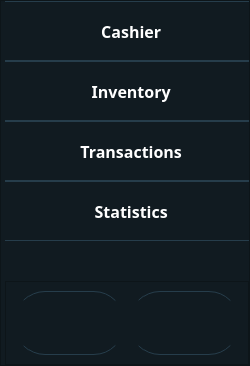
           <widget class="QFrame" name="frame_7">
            <property name="minimumSize">
             <size>
              <width>250</width>
              <height>0</height>
             </size>
            </property>
            <property name="maximumSize">
             <size>
              <width>250</width>
              <height>16777215</height>
             </size>
            </property>
            <property name="styleSheet">
             <string notr="true">QFrame{
background-color: rgb(17, 27, 33);
border-right: 1px solid rgb(38, 61, 75);
}
QPushButton{
border-top: 1px solid rgb(38, 61, 75);
border-bottom: 1px solid rgb(38, 61, 75);
color: rgb(255, 255, 255);
}
QPushButton:hover{
background-color: rgb(42, 57, 66);
border-left: 3px solid rgb(255, 61, 75);
border-top-left-radius:30px;
border-bottom-left-radius:30px;
}</string>
            </property>
            <property name="frameShape">
             <enum>QFrame::StyledPanel</enum>
            </property>
            <property name="frameShadow">
             <enum>QFrame::Raised</enum>
            </property>
            <layout class="QVBoxLayout" name="verticalLayout_3">
             <property name="spacing">
              <number>0</number>
             </property>
             <property name="leftMargin">
              <number>4</number>
             </property>
             <property name="topMargin">
              <number>0</number>
             </property>
             <property name="rightMargin">
              <number>0</number>
             </property>
             <property name="bottomMargin">
              <number>0</number>
             </property>
             <item>
              <widget class="QPushButton" name="pushButton_3">
               <property name="minimumSize">
                <size>
                 <width>0</width>
                 <height>60</height>
                </size>
               </property>
               <property name="font">
                <font>
                 <family>Horyzen</family>
                 <pointsize>12</pointsize>
                 <weight>75</weight>
                 <bold>true</bold>
                </font>
               </property>
               <property name="cursor">
                <cursorShape>PointingHandCursor</cursorShape>
               </property>
               <property name="styleSheet">
                <string notr="true"/>
               </property>
               <property name="text">
                <string>  Cashier</string>
               </property>
               <property name="icon">
                <iconset resource="Resource/Resource.qrc">
                 <normaloff>:/img/cash-register.png</normaloff>:/img/cash-register.png</iconset>
               </property>
               <property name="iconSize">
                <size>
                 <width>25</width>
                 <height>25</height>
                </size>
               </property>
               <property name="shortcut">
                <string>Alt+C</string>
               </property>
              </widget>
             </item>
             <item>
              <widget class="QPushButton" name="pushButton_4">
               <property name="minimumSize">
                <size>
                 <width>0</width>
                 <height>60</height>
                </size>
               </property>
               <property name="font">
                <font>
                 <family>Horyzen</family>
                 <pointsize>12</pointsize>
                 <weight>75</weight>
                 <bold>true</bold>
                </font>
               </property>
               <property name="cursor">
                <cursorShape>PointingHandCursor</cursorShape>
               </property>
               <property name="styleSheet">
                <string notr="true">border-top: 1px solid rgb(38, 61, 75);
border-bottom: 1px solid rgb(38, 61, 75);</string>
               </property>
               <property name="text">
                <string>  Inventory</string>
               </property>
               <property name="icon">
                <iconset resource="Resource/Resource.qrc">
                 <normaloff>:/img/ballot.png</normaloff>:/img/ballot.png</iconset>
               </property>
               <property name="iconSize">
                <size>
                 <width>25</width>
                 <height>25</height>
                </size>
               </property>
              </widget>
             </item>
             <item>
              <widget class="QPushButton" name="pushButton_5">
               <property name="minimumSize">
                <size>
                 <width>0</width>
                 <height>60</height>
                </size>
               </property>
               <property name="font">
                <font>
                 <family>Horyzen</family>
                 <pointsize>12</pointsize>
                 <weight>75</weight>
                 <bold>true</bold>
                </font>
               </property>
               <property name="cursor">
                <cursorShape>PointingHandCursor</cursorShape>
               </property>
               <property name="styleSheet">
                <string notr="true">border-top: 1px solid rgb(38, 61, 75);
border-bottom: 1px solid rgb(38, 61, 75);</string>
               </property>
               <property name="text">
                <string>  Transactions</string>
               </property>
               <property name="icon">
                <iconset resource="Resource/Resource.qrc">
                 <normaloff>:/img/sort-alt.png</normaloff>:/img/sort-alt.png</iconset>
               </property>
               <property name="iconSize">
                <size>
                 <width>25</width>
                 <height>25</height>
                </size>
               </property>
              </widget>
             </item>
             <item>
              <widget class="QPushButton" name="pushButton_6">
               <property name="minimumSize">
                <size>
                 <width>0</width>
                 <height>60</height>
                </size>
               </property>
               <property name="font">
                <font>
                 <family>Horyzen</family>
                 <pointsize>12</pointsize>
                 <weight>75</weight>
                 <bold>true</bold>
                </font>
               </property>
               <property name="cursor">
                <cursorShape>PointingHandCursor</cursorShape>
               </property>
               <property name="styleSheet">
                <string notr="true">border-top: 1px solid rgb(38, 61, 75);
border-bottom: 1px solid rgb(38, 61, 75);</string>
               </property>
               <property name="text">
                <string>  Statistics</string>
               </property>
               <property name="icon">
                <iconset resource="Resource/Resource.qrc">
                 <normaloff>:/img/chat-arrow-grow.png</normaloff>:/img/chat-arrow-grow.png</iconset>
               </property>
               <property name="iconSize">
                <size>
                 <width>25</width>
                 <height>25</height>
                </size>
               </property>
              </widget>
             </item>
             <item>
              <spacer name="verticalSpacer">
               <property name="orientation">
                <enum>Qt::Vertical</enum>
               </property>
               <property name="sizeHint" stdset="0">
                <size>
                 <width>20</width>
                 <height>40</height>
                </size>
               </property>
              </spacer>
             </item>
             <item>
              <widget class="QFrame" name="frame_13">
               <property name="minimumSize">
                <size>
                 <width>0</width>
                 <height>30</height>
                </size>
               </property>
               <property name="styleSheet">
                <string notr="true">QPushButton{
border-radius:30px;
color: rgb(255, 255, 255);
}
QPushButton:hover{
background-color: rgb(42, 57, 66);
border: 3px solid rgb(255, 61, 75);
}</string>
               </property>
               <property name="frameShape">
                <enum>QFrame::StyledPanel</enum>
               </property>
               <property name="frameShadow">
                <enum>QFrame::Raised</enum>
               </property>
               <layout class="QHBoxLayout" name="horizontalLayout_7">
                <item>
                 <widget class="QPushButton" name="pushButton_8">
                  <property name="sizePolicy">
                   <sizepolicy hsizetype="Preferred" vsizetype="Preferred">
                    <horstretch>0</horstretch>
                    <verstretch>0</verstretch>
                   </sizepolicy>
                  </property>
                  <property name="cursor">
                   <cursorShape>PointingHandCursor</cursorShape>
                  </property>
                  <property name="text">
                   <string/>
                  </property>
                  <property name="icon">
                   <iconset resource="Resource/Resource.qrc">
                    <normaloff>:/img/settings.png</normaloff>:/img/settings.png</iconset>
                  </property>
                  <property name="iconSize">
                   <size>
                    <width>24</width>
                    <height>24</height>
                   </size>
                  </property>
                 </widget>
                </item>
                <item>
                 <widget class="QPushButton" name="pushButton_7">
                  <property name="sizePolicy">
                   <sizepolicy hsizetype="Preferred" vsizetype="Preferred">
                    <horstretch>0</horstretch>
                    <verstretch>0</verstretch>
                   </sizepolicy>
                  </property>
                  <property name="minimumSize">
                   <size>
                    <width>64</width>
                    <height>64</height>
                   </size>
                  </property>
                  <property name="cursor">
                   <cursorShape>PointingHandCursor</cursorShape>
                  </property>
                  <property name="text">
                   <string/>
                  </property>
                  <property name="icon">
                   <iconset resource="Resource/Resource.qrc">
                    <normaloff>:/img/lock.png</normaloff>:/img/lock.png</iconset>
                  </property>
                  <property name="iconSize">
                   <size>
                    <width>24</width>
                    <height>24</height>
                   </size>
                  </property>
                 </widget>
                </item>
               </layout>
              </widget>
             </item>
            </layout>
           </widget>
